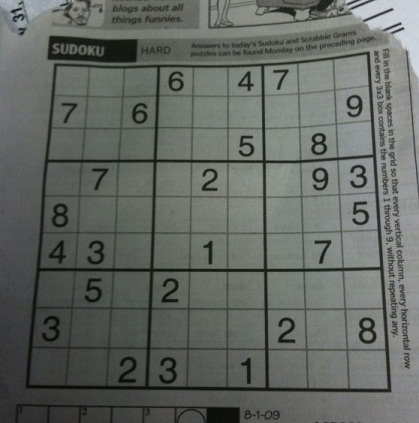
#> input picture sudoku-original.jpg, 419 x 423 px
$ python 519H0295.py
#> lines starting #> are read from the running program, lines starting #| are printed output that depends on the picture; after the words box and inside, x2 and y2 are one past the last pixel; in counts of white or black regions, pixels touching at a corner belong together
import cv2
import numpy as np

sudoku = cv2.imread("sudoku-original.jpg")
#> sudoku is the input picture: shape (423, 419, 3); mean B, G, R 98.9, 103.6, 99.4

gray_sudoku = cv2.cvtColor(sudoku, cv2.COLOR_BGR2GRAY)
blur_image = cv2.GaussianBlur(gray_sudoku, (9,9), 0)

original_threshold = cv2.adaptiveThreshold(blur_image, 255, cv2.ADAPTIVE_THRESH_MEAN_C, cv2.THRESH_BINARY_INV, 5, 2)
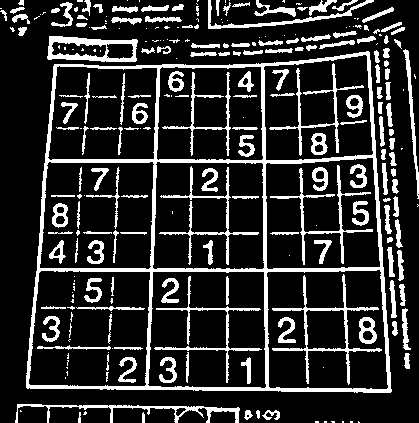
#> original_threshold: shape (423, 419); 18.1% white; 261 white regions (103 under 20 px), largest, box (x1, y1, x2, y2) and area: (26, 51, 392, 393) 9762, (272, 274, 382, 385) 1170, (47, 36, 138, 62) 1060

kernel = np.uint8([[0,1,0],[1,1,1],[0,1,0]])
original_threshold = cv2.dilate(original_threshold, kernel=kernel)
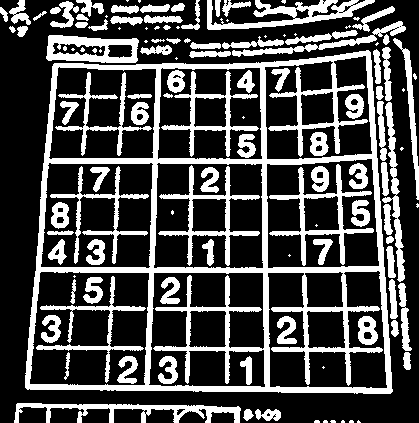
#> original_threshold: shape (423, 419); 29.5% white; 126 white regions (38 under 20 px)

contours, hierachy = cv2.findContours(original_threshold, cv2.RETR_EXTERNAL, cv2.CHAIN_APPROX_NONE)
#> contours = 78 contours, 30 with area under 20; largest, box (x1, y1, x2, y2) and area: (25, 50, 393, 394) 112800, (46, 35, 139, 63) 2086, (207, 0, 375, 30) 1662, (14, 403, 241, 423) 1389, (382, 102, 405, 282) 924

biggest_blob = max(contours, key=cv2.contourArea)
#> biggest_blob = contour of 1346 points, box (x1, y1, x2, y2) (25, 50, 393, 394), area 112800

peri = cv2.arcLength(biggest_blob, True)
#> peri = 1393.2
approx = cv2.approxPolyDP(biggest_blob, 0.05*peri, True)
#> approx = [[370, 52], [54, 63], [25, 387], [390, 393]]

list_corner = []
for corner in approx:
    list_corner.append(corner)
#> this loop made 4 passes
#> after the loop, list_corner = [[[370, 52]], [[54, 63]], [[25, 387]], [[390, 393]]]
list_corner = [[[373, 52]],[[54, 63]],[[25,387]],[[392, 393]]]
input_pnt = np.float32(list_corner)
output_pnt = np.float32([[sudoku.shape[0], 0], [0,0], [0, sudoku.shape[1]], [sudoku.shape[0], sudoku.shape[1]]])
#> output_pnt = [[423, 0], [0, 0], [0, 419], [423, 419]]
new_location = cv2.getPerspectiveTransform(input_pnt, output_pnt)
focus_sudoku = cv2.warpPerspective(gray_sudoku, new_location, (sudoku.shape[1], sudoku.shape[0]), flags=cv2.INTER_LINEAR)

focus_blur = cv2.GaussianBlur(focus_sudoku, (9,9), 0)
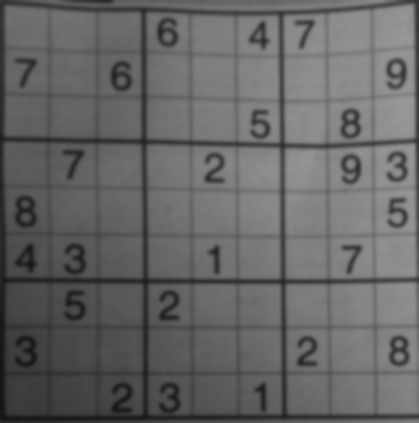
#> focus_blur: shape (423, 419); min 20, max 152, mean 101.1
focus_threshold = cv2.adaptiveThreshold(focus_blur, 255, cv2.ADAPTIVE_THRESH_MEAN_C, cv2.THRESH_BINARY_INV, 9, 4)
#> focus_threshold: shape (423, 419); 18.6% white; 110 white regions (26 under 20 px), largest, box (x1, y1, x2, y2) and area: (0, 0, 419, 420) 13242, (290, 287, 419, 410) 1572, (289, 150, 412, 275) 1276
cv2.imwrite("output.jpg",focus_threshold)

column_kernel = np.uint8([[0,0,0],[1,1,1],[0,0,0]])
row_kernel = np.uint8([[0,1,0],[0,1,0],[0,1,0]])

horizontal_kernel = cv2.getStructuringElement(cv2.MORPH_RECT, (15,1))
detect_horizontal = cv2.morphologyEx(focus_threshold, cv2.MORPH_OPEN, horizontal_kernel, iterations=2)
#> detect_horizontal: shape (423, 419); 6.4% white; 42 white regions, largest, box (x1, y1, x2, y2) and area: (0, 137, 419, 148) 1846, (2, 278, 419, 284) 1830, (0, 414, 419, 420) 1727

for i in range(70):
    detect_horizontal = cv2.dilate(detect_horizontal, kernel=horizontal_kernel)
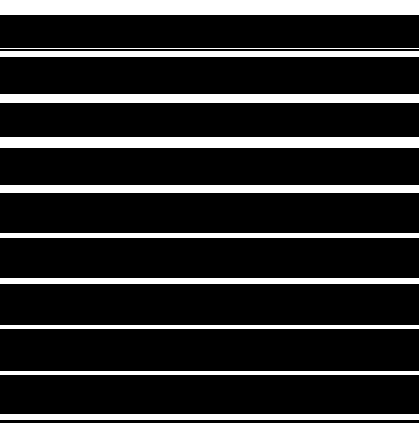
#> detect_horizontal: shape (423, 419); 17.7% white; 11 white regions, largest, box (x1, y1, x2, y2) and area: (0, 0, 419, 15) 6285, (0, 137, 419, 148) 4609, (0, 94, 419, 103) 3771

for i in range(1):
    detect_horizontal = cv2.erode(detect_horizontal, kernel=row_kernel)

vertical_kernel = cv2.getStructuringElement(cv2.MORPH_RECT, (1,20))
detect_vertical = cv2.morphologyEx(focus_threshold, cv2.MORPH_OPEN, vertical_kernel, iterations=2)
#> detect_vertical: shape (423, 419); 4.7% white; 20 white regions, largest, box (x1, y1, x2, y2) and area: (279, 13, 286, 421) 1733, (142, 10, 148, 422) 1654, (0, 4, 5, 421) 1305

for i in range(50):
    detect_vertical=cv2.dilate(detect_vertical, kernel=vertical_kernel)
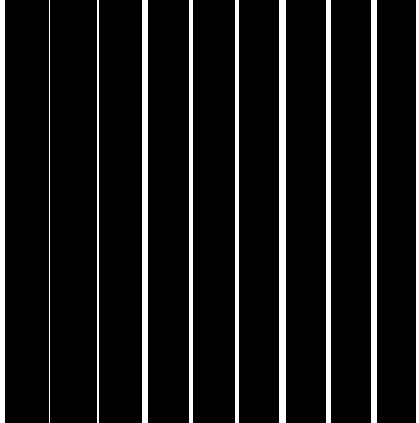
#> detect_vertical: shape (423, 419); 10.3% white; 10 white regions, largest, box (x1, y1, x2, y2) and area: (279, 0, 286, 423) 2961, (142, 0, 148, 423) 2538, (371, 0, 377, 423) 2538


full_mask = cv2.bitwise_or(detect_horizontal, detect_vertical)
#> full_mask: shape (423, 419); 21.9% white; 1 white region, box (x1, y1, x2, y2) and area: (0, 0, 419, 423) 38869
position = cv2.bitwise_and(detect_horizontal, detect_vertical)
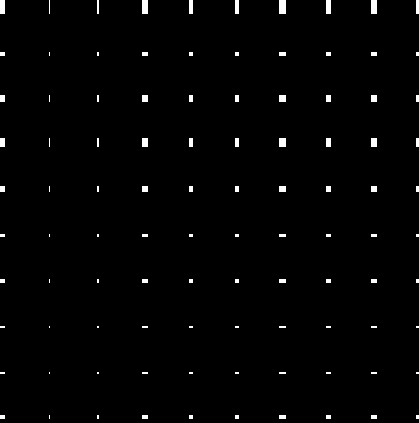
#> position: shape (423, 419); 1.3% white; 100 white regions (52 under 20 px)


contours, hierachy = cv2.findContours(position, cv2.RETR_LIST, cv2.CHAIN_APPROX_NONE)
#> contours = 100 contours, 75 with area under 20; largest, box (x1, y1, x2, y2) and area: (279, 0, 286, 14) 78, (371, 0, 377, 14) 65, (142, 0, 148, 14) 65, (326, 0, 331, 14) 52, (0, 0, 5, 14) 52
x_position = []
y_position = []
for contour in contours:
    x,y,w,h = cv2.boundingRect(contour)
    x_position.append(x)
    y_position.append(y)
#> this loop made 100 passes
#> (x, y, w, h) on passes 1 to 12: (416, 415, 3, 4), (371, 415, 6, 4), (326, 415, 5, 4), (279, 415, 7, 4), (235, 415, 4, 4), (189, 415, 4, 4), (142, 415, 6, 4), (97, 415, 2, 4), (49, 415, 1, 4), (0, 415, 5, 4), (416, 372, 3, 2), (371, 372, 6, 2)
#> (contour, x, y, w, h) on passes 18, 19, 28, 29, 49: ([[97, 372], [97, 373], [98, 373], [98, 372]], 97, 372, 2, 2), ([[49, 372], [49, 373]], 49, 372, 1, 2), ([[97, 326], [97, 327], [98, 327], [98, 326]], 97, 326, 2, 2), ([[49, 326], [49, 327]], 49, 326, 1, 2), ([[49, 234], [49, 235], [49, 236], [49, 235]], 49, 234, 1, 3)
#> after the loop, x_position = 100 values, max 416 at index 0, min 0 at index 9, mean 210.4; y_position = 100 values, max 415 at index 0, min 0 at index 90, mean 209.7

x_position.sort()
y_position.sort()

x_position = list(dict.fromkeys(x_position))
#> x_position = [0, 49, 97, 142, 189, 235, 279, 326, 371, 416]
y_position = list(dict.fromkeys(y_position))
#> y_position = [0, 52, 95, 138, 186, 234, 279, 326, 372, 415]

focus_kernel = np.uint8([[0,1,0],[0,1,0],[0,1,0]])
focus_dilate = cv2.dilate(focus_threshold, kernel=focus_kernel)
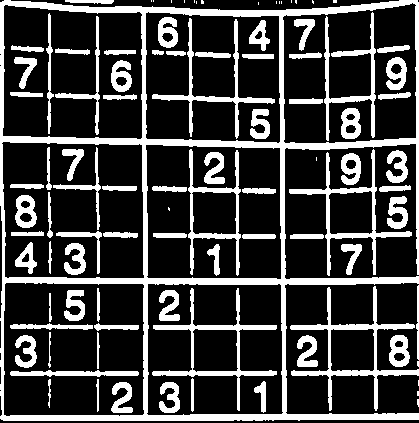
#> focus_dilate: shape (423, 419); 24.5% white; 96 white regions (21 under 20 px)

focus_contours, hierachy = cv2.findContours(focus_dilate, cv2.RETR_LIST, cv2.CHAIN_APPROX_NONE)
#> focus_contours = 119 contours, 21 with area under 20; largest, box (x1, y1, x2, y2) and area: (0, 0, 419, 421) 138024, (1, 141, 145, 279) 18779, (3, 282, 145, 417) 18504, (2, 4, 143, 140) 17696, (145, 144, 282, 280) 17690

number_position_x = []
number_position_y = []

for contour in focus_contours:
    x,y,w,h = cv2.boundingRect(contour)
    if w < 30 and w > 10 and h > 20:
        number_position_x.append(x)
        number_position_y.append(y)
#> this loop made 119 passes
#> (x, y, w, h) on passes 1 to 12: (417, 399, 2, 8), (417, 391, 2, 5), (159, 382, 21, 31), (111, 382, 22, 31), (254, 381, 12, 32), (418, 380, 1, 6), (96, 379, 3, 33), (48, 379, 3, 29), (191, 378, 3, 34), (10, 370, 129, 7), (417, 361, 2, 6), (393, 352, 13, 10)
#> after the loop, number_position_x = 26 values, max 389 at index 3, min 14 at index 22, mean 202.8; number_position_y = 26 values, max 382 at index 0, min 17 at index 25, mean 197.9

number_map = [[0,0,0,0,0,0,0,0,0],
                [0,0,0,0,0,0,0,0,0],
                [0,0,0,0,0,0,0,0,0],
                [0,0,0,0,0,0,0,0,0],
                [0,0,0,0,0,0,0,0,0],
                [0,0,0,0,0,0,0,0,0],
                [0,0,0,0,0,0,0,0,0],
                [0,0,0,0,0,0,0,0,0],
                [0,0,0,0,0,0,0,0,0]]

for i in range(len(number_position_x)):
    x = 0
    y = 0
    for j in range(len(x_position)):
        if number_position_x[i] < x_position[j]:
            x = j - 1
            break
    for z in range(len(y_position)):
        if number_position_y[i] < y_position[z]:
            y = z - 1
            break
    number_map[y][x] = 1
#> this loop made 26 passes
#> after the loop, number_map = 9 items, first 6: [0, 0, 0, 1, 0, 1, 1, 0, 0], [1, 0, 1, 0, 0, 0, 0, 0, 1], [0, 0, 0, 0, 0, 1, 0, 1, 0], [0, 1, 0, 0, 1, 0, 0, 1, 1], [1, 0, 0, 0, 0, 0, 0, 0, 1], [1, 1, 0, 0, 1, 0, 0, 1, 0]

number_map = np.array(number_map)

result_string = ""

for i in range(len(number_map)):
    for j in number_map[i]:
        if j == 0:
            result_string += " "
        else:
            result_string += "X"
    result_string += "\n"
#> this loop made 9 passes

text_file = open("output.txt", "w")
n = text_file.write(result_string)
#> n = 90
text_file.close()
